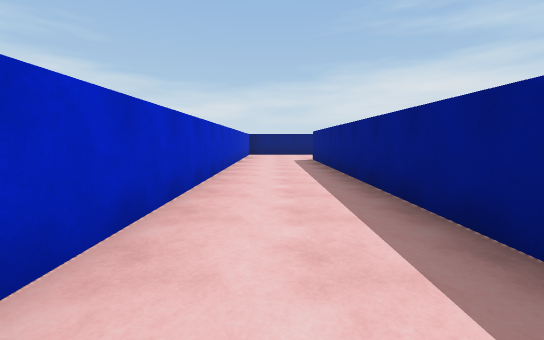
[1] (above)

24 first-person views from a walk through a Unity game level. The camera is 1.3 m above the floor, tilts 6° down and sees 90° across. The floor is counted in squares, 2 m on a side. Each view is taken from the middle of a square. On the plan, view 1 faces up. The plan holds only what a view shows up to about 9 squares ahead; the rest is blank. The place goes on beyond the plan. The player is left out. Surface patterns are stand-ins for the level's own textures.

[2]
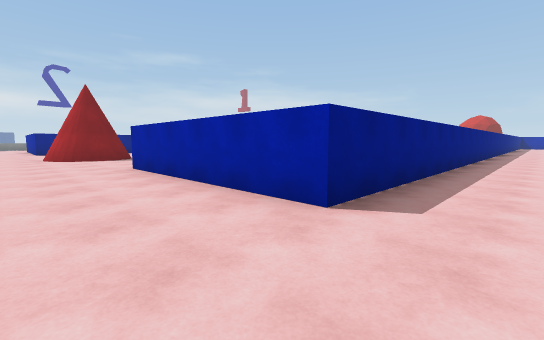

[3]
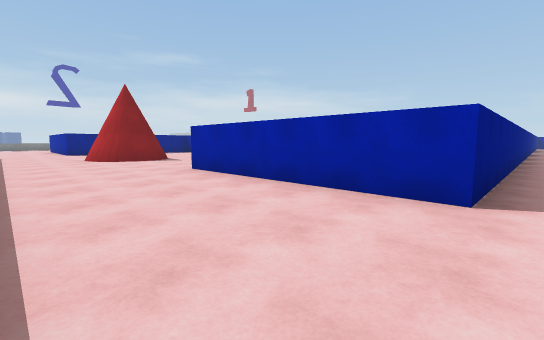

[4]
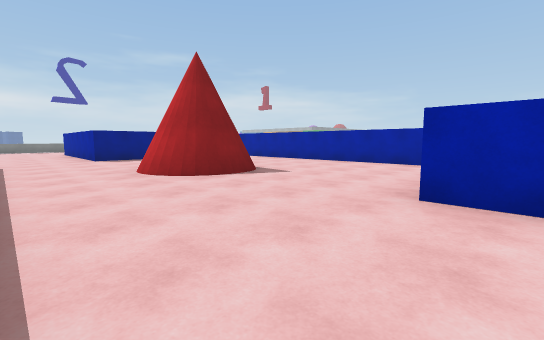

[5]
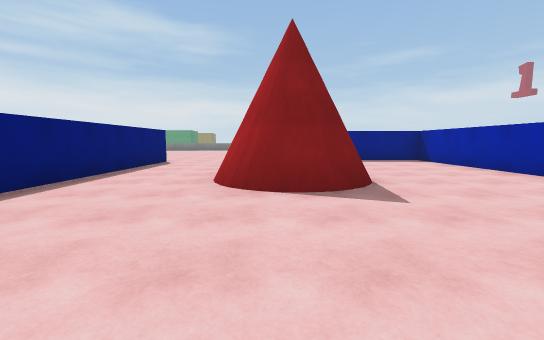

[6]
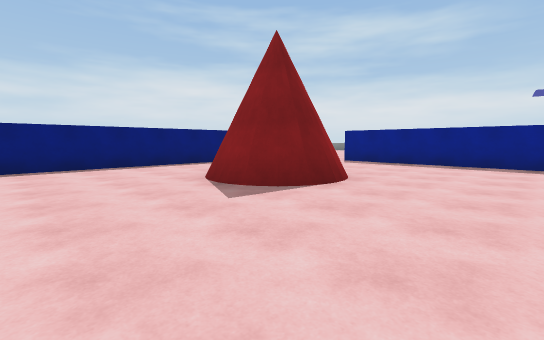

[7]
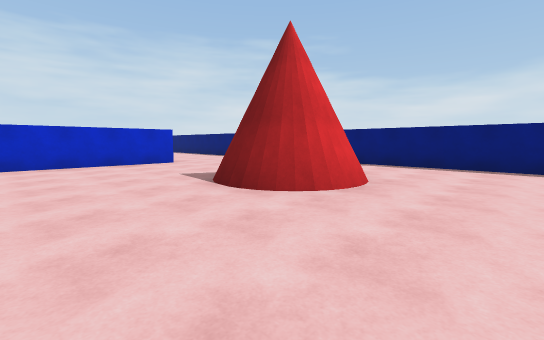

[8]
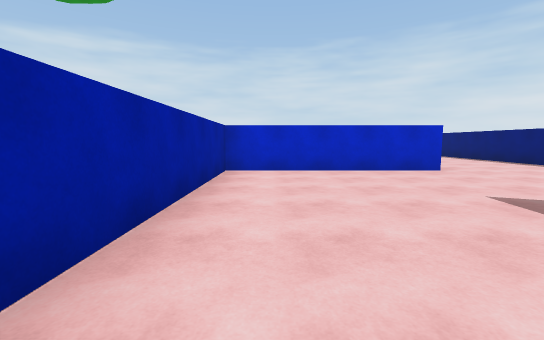

[9]
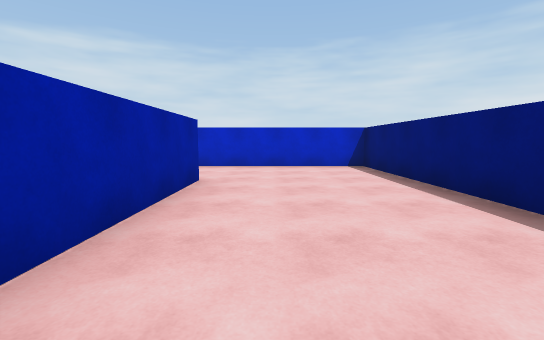

[10]
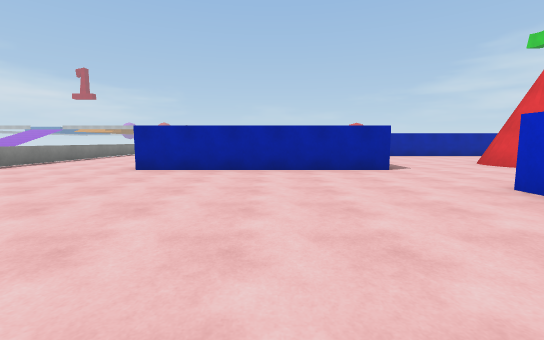

[11]
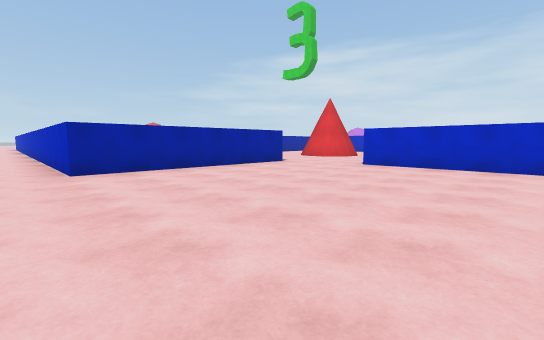

[12]
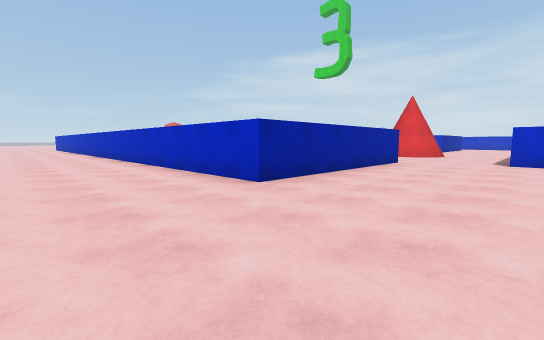

[13]
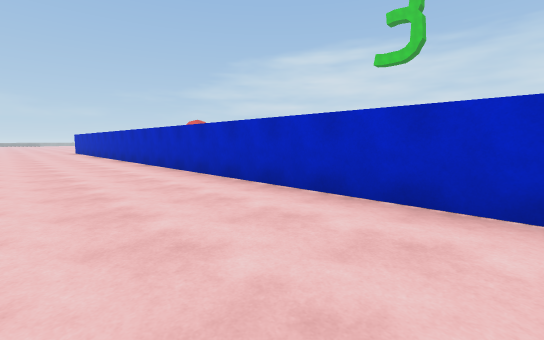

[14]
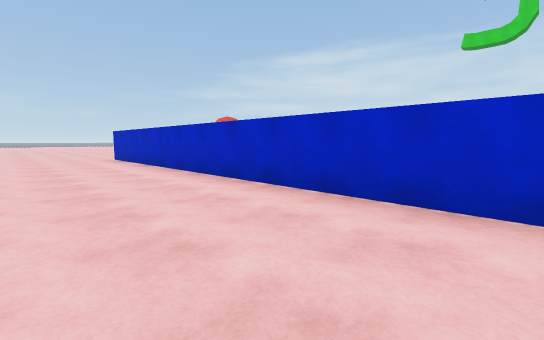

[15]
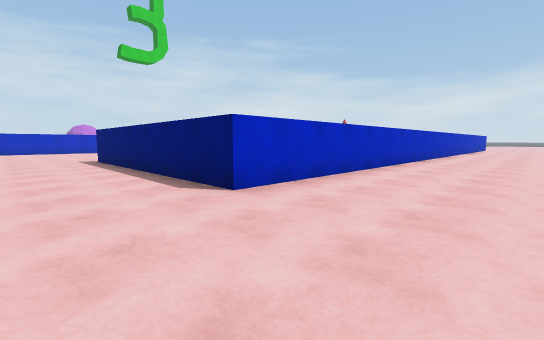

[16]
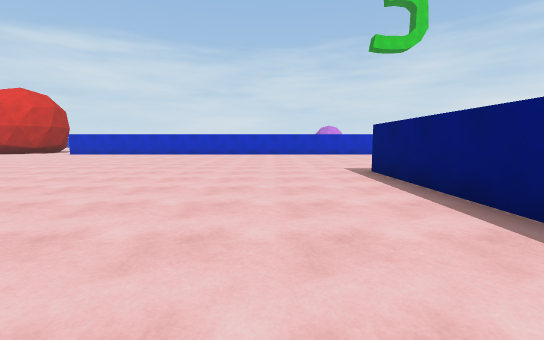

[17]
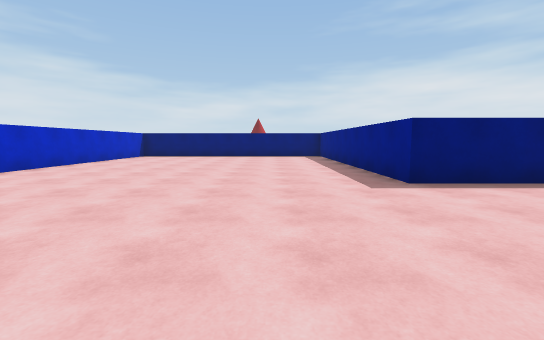

[18]
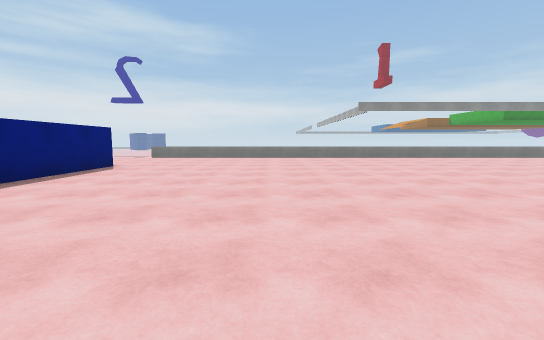

[19]
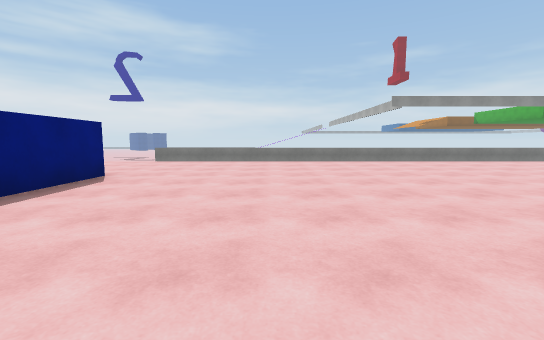

[20]
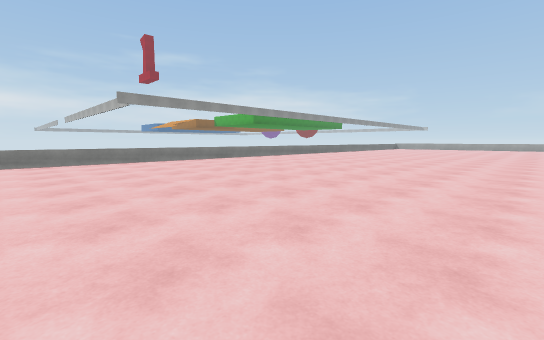

[21]
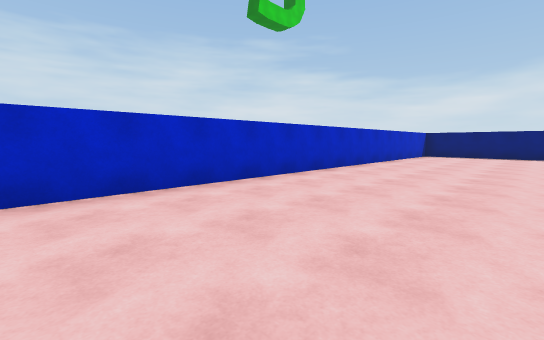

[22]
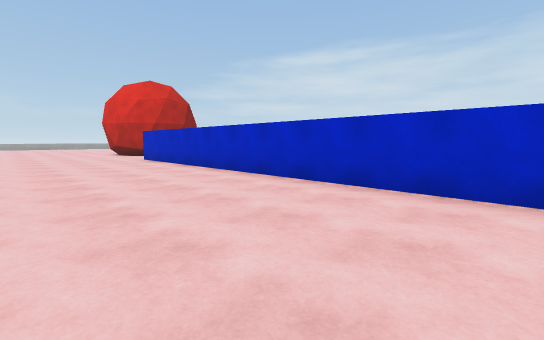

[23]
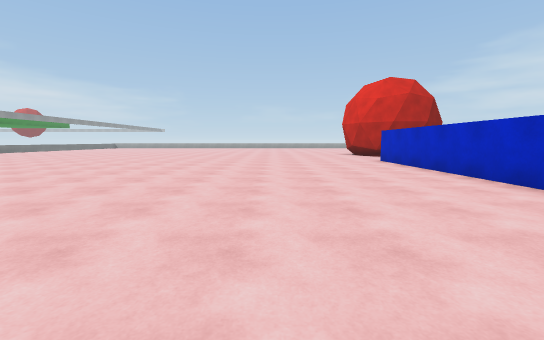

[24]
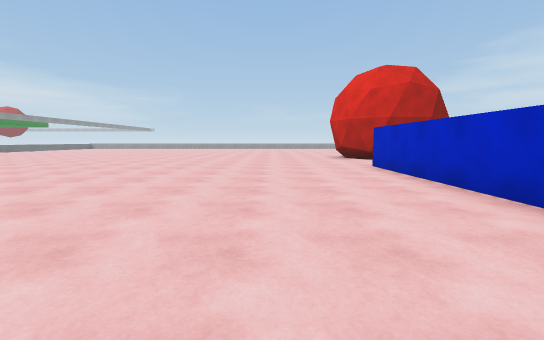

### Floor plan
Key: @ floor where view 1 was taken; # wall or solid block; . floor; = window, fence, low wall or low ledge.
Columns run from 1 left of view 1 to 26 right of it. Each row starts with its distance up from view 1.
 17                 #........
 16                 #........
 15                 #........
 14 #######  ########..........
 13 #..........................
 12 #..........................
 11 #.................######...
 10 #...........###...#    #...=
  9 #..######...###...#    #...=
  8 #..#    #.........#    #...=
  7 #..#    #.........#    #...
  6 #..#    #.........#    #...
  5 #..#    ###########    #...
  4 #..#                   #...
  3 #..#                   #...
  2 #..#                   #...
  1 #..#                   #...
  0  @.                    #...
 -1                        #...
 -2                        #...
 -3                        #...
 -4            ..          #...
 -5           ...          #...
 -6         #.......#      #...
 -7         #.......#      #...
 -8         #.......#      #...
 -9         #.......#      #....
-10         #.......##     #...=
-11         #........#######...=
-12         #..................=
-13         #..................=
-14         #..................=
-15         #..................=
-16         #..................=
-17         #..................=
-18         #..................=
-19         #..................=
-20         #..................=
-21         #..................=
-22         #..................=
-23         #.................
-24         ................
-25         ...............

Where each view was taken, in squares from view 1:
view 1: 0 up, 0 right, facing up
view 2: 12 up, 0 right, facing down-right
view 3: 13 up, 1 right, facing down-right
view 4: 13 up, 6 right, facing down-right
view 5: 10 up, 7 right, facing right
view 6: 6 up, 8 right, facing up-right
view 7: 6 up, 15 right, facing up-left
view 8: 6 up, 13 right, facing left
view 9: 11 up, 6 right, facing left
view 10: 17 up, 19 right, facing down
view 11: 17 up, 23 right, facing down-left
view 12: 14 up, 25 right, facing down-left
view 13: 7 up, 25 right, facing down-left
view 14: 0 up, 25 right, facing down-left
view 15: 13 down, 25 right, facing up-left
view 16: 13 down, 21 right, facing left
view 17: 15 down, 13 right, facing up
view 18: 15 down, 15 right, facing right
view 19: 14 down, 17 right, facing right
view 20: 16 down, 17 right, facing down-right
view 21: 16 down, 11 right, facing up-left
view 22: 13 down, 11 right, facing down-left
view 23: 14 down, 11 right, facing down
view 24: 16 down, 10 right, facing down
